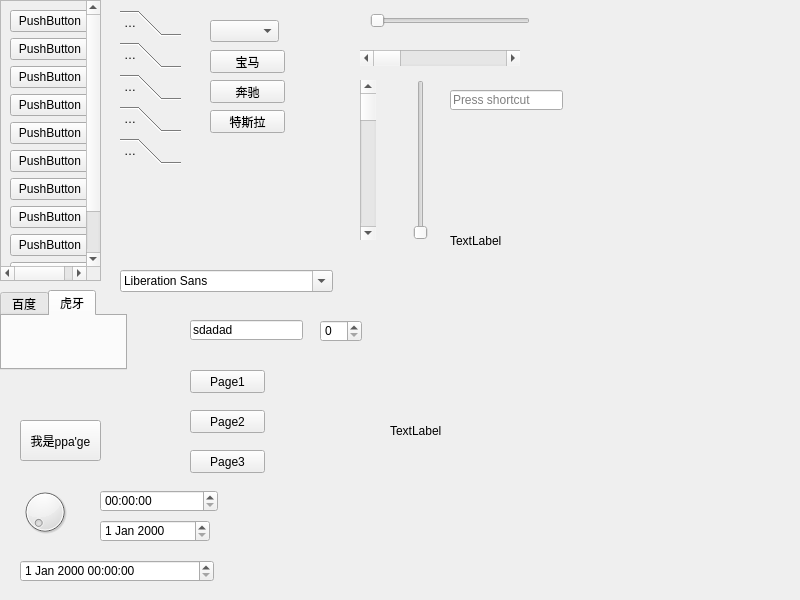
<?xml version="1.0" encoding="UTF-8"?>
<ui version="4.0">
 <class>Widget</class>
 <widget class="QWidget" name="Widget">
  <property name="geometry">
   <rect>
    <x>0</x>
    <y>0</y>
    <width>800</width>
    <height>600</height>
   </rect>
  </property>
  <property name="windowTitle">
   <string>Widget</string>
  </property>
  <widget class="QScrollArea" name="scrollArea">
   <property name="geometry">
    <rect>
     <x>0</x>
     <y>0</y>
     <width>101</width>
     <height>281</height>
    </rect>
   </property>
   <property name="widgetResizable">
    <bool>true</bool>
   </property>
   <widget class="QWidget" name="scrollAreaWidgetContents">
    <property name="geometry">
     <rect>
      <x>0</x>
      <y>0</y>
      <width>93</width>
      <height>331</height>
     </rect>
    </property>
    <layout class="QVBoxLayout" name="verticalLayout">
     <item>
      <widget class="QPushButton" name="pushButton">
       <property name="text">
        <string>PushButton</string>
       </property>
      </widget>
     </item>
     <item>
      <widget class="QPushButton" name="pushButton_2">
       <property name="text">
        <string>PushButton</string>
       </property>
      </widget>
     </item>
     <item>
      <widget class="QPushButton" name="pushButton_3">
       <property name="text">
        <string>PushButton</string>
       </property>
      </widget>
     </item>
     <item>
      <widget class="QPushButton" name="pushButton_11">
       <property name="text">
        <string>PushButton</string>
       </property>
      </widget>
     </item>
     <item>
      <widget class="QPushButton" name="pushButton_10">
       <property name="text">
        <string>PushButton</string>
       </property>
      </widget>
     </item>
     <item>
      <widget class="QPushButton" name="pushButton_9">
       <property name="text">
        <string>PushButton</string>
       </property>
      </widget>
     </item>
     <item>
      <widget class="QPushButton" name="pushButton_8">
       <property name="text">
        <string>PushButton</string>
       </property>
      </widget>
     </item>
     <item>
      <widget class="QPushButton" name="pushButton_7">
       <property name="text">
        <string>PushButton</string>
       </property>
      </widget>
     </item>
     <item>
      <widget class="QPushButton" name="pushButton_6">
       <property name="text">
        <string>PushButton</string>
       </property>
      </widget>
     </item>
     <item>
      <widget class="QPushButton" name="pushButton_5">
       <property name="text">
        <string>PushButton</string>
       </property>
      </widget>
     </item>
     <item>
      <widget class="QPushButton" name="pushButton_4">
       <property name="text">
        <string>PushButton</string>
       </property>
      </widget>
     </item>
    </layout>
   </widget>
  </widget>
  <widget class="QToolBox" name="toolBox">
   <property name="geometry">
    <rect>
     <x>120</x>
     <y>10</y>
     <width>61</width>
     <height>261</height>
    </rect>
   </property>
   <property name="currentIndex">
    <number>4</number>
   </property>
   <widget class="QWidget" name="page">
    <property name="geometry">
     <rect>
      <x>0</x>
      <y>0</y>
      <width>61</width>
      <height>131</height>
     </rect>
    </property>
    <attribute name="label">
     <string>家人</string>
    </attribute>
   </widget>
   <widget class="QWidget" name="page_2">
    <property name="geometry">
     <rect>
      <x>0</x>
      <y>0</y>
      <width>61</width>
      <height>131</height>
     </rect>
    </property>
    <attribute name="label">
     <string>朋友</string>
    </attribute>
   </widget>
   <widget class="QWidget" name="page_3">
    <property name="geometry">
     <rect>
      <x>0</x>
      <y>0</y>
      <width>61</width>
      <height>131</height>
     </rect>
    </property>
    <attribute name="label">
     <string>同事</string>
    </attribute>
   </widget>
   <widget class="QWidget" name="page_4">
    <property name="geometry">
     <rect>
      <x>0</x>
      <y>0</y>
      <width>61</width>
      <height>131</height>
     </rect>
    </property>
    <attribute name="label">
     <string>泛泛</string>
    </attribute>
   </widget>
   <widget class="QWidget" name="page_5">
    <property name="geometry">
     <rect>
      <x>0</x>
      <y>0</y>
      <width>61</width>
      <height>131</height>
     </rect>
    </property>
    <attribute name="label">
     <string>黑名单</string>
    </attribute>
   </widget>
  </widget>
  <widget class="QTabWidget" name="tabWidget">
   <property name="geometry">
    <rect>
     <x>0</x>
     <y>290</y>
     <width>127</width>
     <height>80</height>
    </rect>
   </property>
   <property name="currentIndex">
    <number>1</number>
   </property>
   <widget class="QWidget" name="tab">
    <attribute name="title">
     <string>百度</string>
    </attribute>
   </widget>
   <widget class="QWidget" name="tab_2">
    <attribute name="title">
     <string>虎牙</string>
    </attribute>
   </widget>
  </widget>
  <widget class="QStackedWidget" name="stackedWidget">
   <property name="geometry">
    <rect>
     <x>10</x>
     <y>390</y>
     <width>120</width>
     <height>80</height>
    </rect>
   </property>
   <property name="currentIndex">
    <number>2</number>
   </property>
   <widget class="QWidget" name="page_6">
    <widget class="QPushButton" name="pushButton_12">
     <property name="geometry">
      <rect>
       <x>10</x>
       <y>40</y>
       <width>75</width>
       <height>23</height>
      </rect>
     </property>
     <property name="text">
      <string>w我是Page1</string>
     </property>
    </widget>
   </widget>
   <widget class="QWidget" name="page_8">
    <widget class="QRadioButton" name="radioButton">
     <property name="geometry">
      <rect>
       <x>20</x>
       <y>30</y>
       <width>89</width>
       <height>16</height>
      </rect>
     </property>
     <property name="text">
      <string>我是PPage2</string>
     </property>
    </widget>
   </widget>
   <widget class="QWidget" name="page_7">
    <widget class="QToolButton" name="toolButton">
     <property name="geometry">
      <rect>
       <x>10</x>
       <y>30</y>
       <width>81</width>
       <height>41</height>
      </rect>
     </property>
     <property name="text">
      <string>我是ppa'ge</string>
     </property>
    </widget>
   </widget>
  </widget>
  <widget class="QPushButton" name="Btn_Page1">
   <property name="geometry">
    <rect>
     <x>190</x>
     <y>370</y>
     <width>75</width>
     <height>23</height>
    </rect>
   </property>
   <property name="text">
    <string>Page1</string>
   </property>
  </widget>
  <widget class="QPushButton" name="Btn_Page2">
   <property name="geometry">
    <rect>
     <x>190</x>
     <y>410</y>
     <width>75</width>
     <height>23</height>
    </rect>
   </property>
   <property name="text">
    <string>Page2</string>
   </property>
  </widget>
  <widget class="QPushButton" name="Btn_Page3">
   <property name="geometry">
    <rect>
     <x>190</x>
     <y>450</y>
     <width>75</width>
     <height>23</height>
    </rect>
   </property>
   <property name="text">
    <string>Page3</string>
   </property>
  </widget>
  <widget class="QComboBox" name="comboBox">
   <property name="geometry">
    <rect>
     <x>210</x>
     <y>20</y>
     <width>69</width>
     <height>22</height>
    </rect>
   </property>
  </widget>
  <widget class="QPushButton" name="btn_Baoma">
   <property name="geometry">
    <rect>
     <x>210</x>
     <y>50</y>
     <width>75</width>
     <height>23</height>
    </rect>
   </property>
   <property name="text">
    <string>宝马</string>
   </property>
  </widget>
  <widget class="QPushButton" name="btn_Benchi">
   <property name="geometry">
    <rect>
     <x>210</x>
     <y>80</y>
     <width>75</width>
     <height>23</height>
    </rect>
   </property>
   <property name="text">
    <string>奔驰</string>
   </property>
  </widget>
  <widget class="QPushButton" name="btn_Tesila">
   <property name="geometry">
    <rect>
     <x>210</x>
     <y>110</y>
     <width>75</width>
     <height>23</height>
    </rect>
   </property>
   <property name="text">
    <string>特斯拉</string>
   </property>
  </widget>
  <widget class="QFontComboBox" name="fontComboBox">
   <property name="geometry">
    <rect>
     <x>120</x>
     <y>270</y>
     <width>213</width>
     <height>22</height>
    </rect>
   </property>
  </widget>
  <widget class="QLineEdit" name="lineEdit">
   <property name="geometry">
    <rect>
     <x>190</x>
     <y>320</y>
     <width>113</width>
     <height>20</height>
    </rect>
   </property>
   <property name="text">
    <string>sdadad</string>
   </property>
  </widget>
  <widget class="QSpinBox" name="spinBox">
   <property name="geometry">
    <rect>
     <x>320</x>
     <y>320</y>
     <width>42</width>
     <height>22</height>
    </rect>
   </property>
  </widget>
  <widget class="QTimeEdit" name="timeEdit">
   <property name="geometry">
    <rect>
     <x>100</x>
     <y>490</y>
     <width>118</width>
     <height>22</height>
    </rect>
   </property>
  </widget>
  <widget class="QDateEdit" name="dateEdit">
   <property name="geometry">
    <rect>
     <x>100</x>
     <y>520</y>
     <width>110</width>
     <height>22</height>
    </rect>
   </property>
  </widget>
  <widget class="QDateTimeEdit" name="dateTimeEdit">
   <property name="geometry">
    <rect>
     <x>20</x>
     <y>560</y>
     <width>194</width>
     <height>22</height>
    </rect>
   </property>
  </widget>
  <widget class="QDial" name="dial">
   <property name="geometry">
    <rect>
     <x>20</x>
     <y>480</y>
     <width>50</width>
     <height>64</height>
    </rect>
   </property>
  </widget>
  <widget class="QScrollBar" name="horizontalScrollBar">
   <property name="geometry">
    <rect>
     <x>360</x>
     <y>50</y>
     <width>160</width>
     <height>16</height>
    </rect>
   </property>
   <property name="orientation">
    <enum>Qt::Horizontal</enum>
   </property>
  </widget>
  <widget class="QSlider" name="horizontalSlider">
   <property name="geometry">
    <rect>
     <x>370</x>
     <y>10</y>
     <width>160</width>
     <height>22</height>
    </rect>
   </property>
   <property name="orientation">
    <enum>Qt::Horizontal</enum>
   </property>
  </widget>
  <widget class="QScrollBar" name="verticalScrollBar">
   <property name="geometry">
    <rect>
     <x>360</x>
     <y>80</y>
     <width>16</width>
     <height>160</height>
    </rect>
   </property>
   <property name="orientation">
    <enum>Qt::Vertical</enum>
   </property>
  </widget>
  <widget class="QSlider" name="verticalSlider">
   <property name="geometry">
    <rect>
     <x>410</x>
     <y>80</y>
     <width>22</width>
     <height>160</height>
    </rect>
   </property>
   <property name="orientation">
    <enum>Qt::Vertical</enum>
   </property>
  </widget>
  <widget class="QKeySequenceEdit" name="keySequenceEdit">
   <property name="geometry">
    <rect>
     <x>450</x>
     <y>90</y>
     <width>113</width>
     <height>20</height>
    </rect>
   </property>
  </widget>
  <widget class="QLabel" name="lbl_Image">
   <property name="geometry">
    <rect>
     <x>450</x>
     <y>130</y>
     <width>271</width>
     <height>221</height>
    </rect>
   </property>
   <property name="text">
    <string>TextLabel</string>
   </property>
  </widget>
  <widget class="QLabel" name="lbl_movie">
   <property name="geometry">
    <rect>
     <x>390</x>
     <y>300</y>
     <width>301</width>
     <height>261</height>
    </rect>
   </property>
   <property name="text">
    <string>TextLabel</string>
   </property>
  </widget>
 </widget>
 <resources/>
 <connections/>
</ui>
